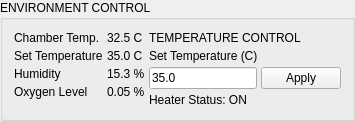
             <widget class="QGroupBox" name="gb_environment_control">
              <property name="sizePolicy">
               <sizepolicy hsizetype="Expanding" vsizetype="Expanding">
                <horstretch>0</horstretch>
                <verstretch>0</verstretch>
               </sizepolicy>
              </property>
              <property name="title">
               <string>ENVIRONMENT CONTROL</string>
              </property>
              <layout class="QHBoxLayout">
               <property name="spacing">
                <number>4</number>
               </property>
               <item>
                <layout class="QFormLayout">
                 <property name="horizontalSpacing">
                  <number>4</number>
                 </property>
                 <property name="verticalSpacing">
                  <number>4</number>
                 </property>
                 <item row="0" column="0">
                  <widget class="QLabel" name="label">
                   <property name="text">
                    <string>Chamber Temp.</string>
                   </property>
                  </widget>
                 </item>
                 <item row="0" column="1">
                  <widget class="QLabel" name="label">
                   <property name="text">
                    <string>32.5 C</string>
                   </property>
                  </widget>
                 </item>
                 <item row="1" column="0">
                  <widget class="QLabel" name="label">
                   <property name="text">
                    <string>Set Temperature</string>
                   </property>
                  </widget>
                 </item>
                 <item row="1" column="1">
                  <widget class="QLabel" name="label">
                   <property name="text">
                    <string>35.0 C</string>
                   </property>
                  </widget>
                 </item>
                 <item row="2" column="0">
                  <widget class="QLabel" name="label">
                   <property name="text">
                    <string>Humidity</string>
                   </property>
                  </widget>
                 </item>
                 <item row="2" column="1">
                  <widget class="QLabel" name="label">
                   <property name="text">
                    <string>15.3 %</string>
                   </property>
                  </widget>
                 </item>
                 <item row="3" column="0">
                  <widget class="QLabel" name="label">
                   <property name="text">
                    <string>Oxygen Level</string>
                   </property>
                  </widget>
                 </item>
                 <item row="3" column="1">
                  <widget class="QLabel" name="label">
                   <property name="text">
                    <string>0.05 %</string>
                   </property>
                  </widget>
                 </item>
                </layout>
               </item>
               <item>
                <layout class="QVBoxLayout">
                 <property name="spacing">
                  <number>4</number>
                 </property>
                 <item>
                  <widget class="QLabel" name="label">
                   <property name="text">
                    <string>TEMPERATURE CONTROL</string>
                   </property>
                  </widget>
                 </item>
                 <item>
                  <widget class="QLabel" name="label">
                   <property name="text">
                    <string>Set Temperature (C)</string>
                   </property>
                  </widget>
                 </item>
                 <item>
                  <layout class="QHBoxLayout">
                   <property name="spacing">
                    <number>4</number>
                   </property>
                   <item>
                    <widget class="QLineEdit" name="lineEdit">
                     <property name="text">
                      <string>35.0</string>
                     </property>
                    </widget>
                   </item>
                   <item>
                    <widget class="QPushButton" name="pushButton">
                     <property name="minimumSize">
                      <size>
                       <width>0</width>
                       <height>20</height>
                      </size>
                     </property>
                     <property name="text">
                      <string>Apply</string>
                     </property>
                    </widget>
                   </item>
                  </layout>
                 </item>
                 <item>
                  <widget class="QLabel" name="label">
                   <property name="text">
                    <string>Heater Status: ON</string>
                   </property>
                  </widget>
                 </item>
                </layout>
               </item>
              </layout>
             </widget>
